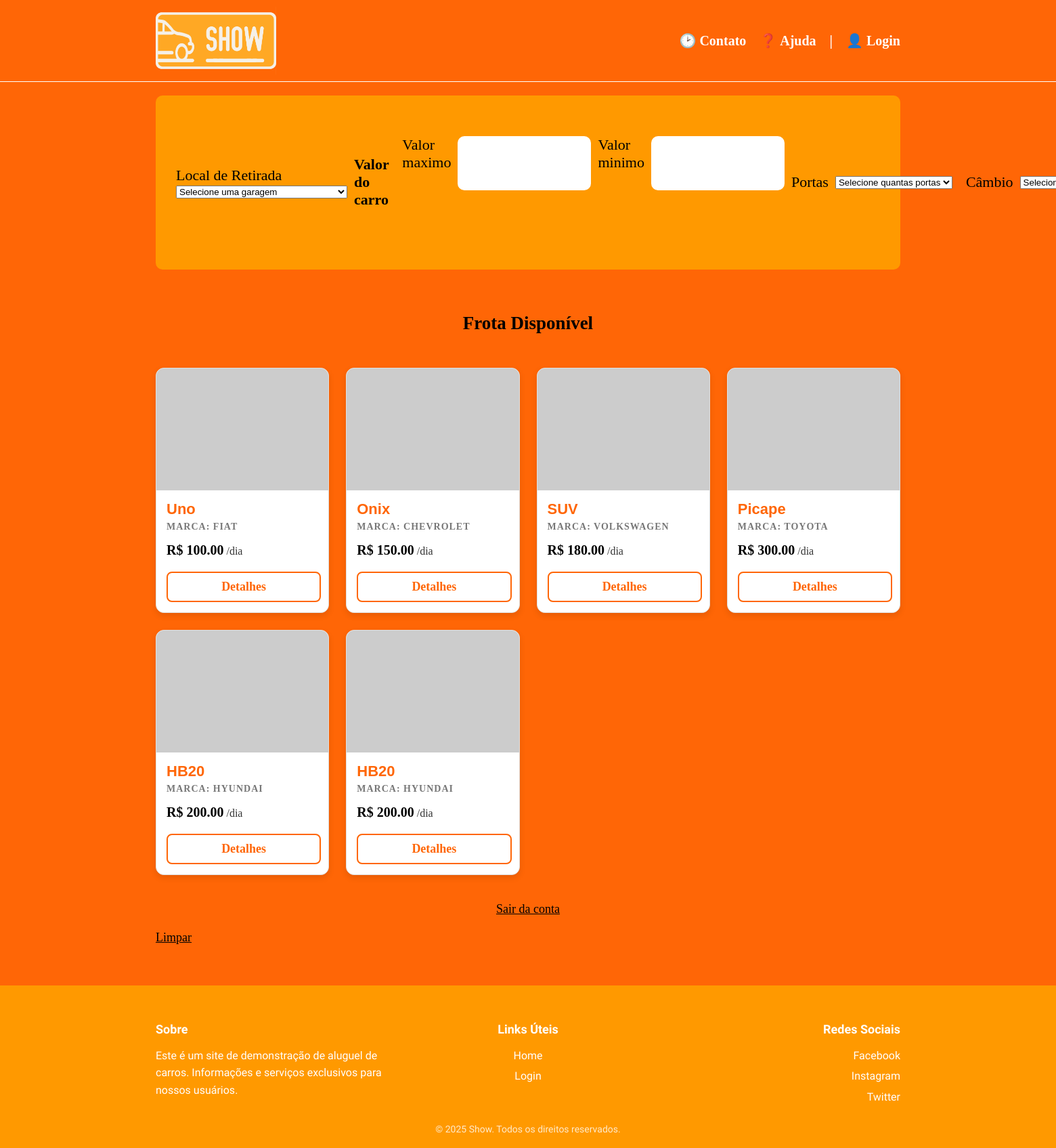
The page / on the database its author committed.
### projeto_agostinhov1.1/models.py (models this page shows, shortened)
class Veiculo(Base):
    __tablename__ = "veiculos"
    id = Column("id", Integer, primary_key=True, autoincrement=True)
    portas = Column("portas", Integer, nullable=False)
    preco_diaria = Column("preco_diaria", Numeric(10, 2), nullable=False)
    placa = Column("placa", String(7), nullable=False)
    cor = Column("cor", String(100), nullable=False)
    preco_compra = Column("preco_compra", Numeric(10, 2), nullable=False)
    capacidade_pessoas = Column("capacidade_pessoas", Integer, nullable=False)
    quilometragem = Column("quilometragem", Integer, nullable=False)
    cambio = Column("cambio", String(100), nullable=False)
    airbags = Column("airbags", Boolean, nullable=False)
    ar_condicionado = Column("ar_condicionado", Boolean, nullable=False)
    disponivel = Column("disponivel", Boolean, nullable=False)
    id_fornecedor = Column("id_fornecedor", Integer, ForeignKey("fornecedores.id"), nullable=False)
    id_garagem = Column("id_garagem", Integer, ForeignKey("garagens.id"), nullable=False)
    id_plano_seguro = Column("id_plano_seguro", Integer, ForeignKey("plano_seguros.id"), nullable=False)
    id_marca = Column("id_marca", Integer, ForeignKey("marcas.id"), nullable=False)
    id_modelo = Column("id_modelo", Integer, ForeignKey("modelos.id"), nullable=False)
    id_categoria = Column("id_categoria", Integer, ForeignKey("categorias.id"), nullable=False)
    id_combustivel = Column("id_combustivel", Integer, ForeignKey("combustiveis.id"), nullable=False)

class Modelo(Base):
    __tablename__ = "modelos"
    id = Column("id", Integer, primary_key=True, autoincrement=True)
    nome = Column("nome", String(255), nullable=False)
    descricao = Column("descricao", String(255))

class Marca(Base):
    __tablename__ = "marcas"
    id = Column("id", Integer, primary_key=True, autoincrement=True)
    nome = Column("nome", String(255), nullable=False)
    descricao = Column("descricao", String(255))

### projeto_agostinhov1.1/app.py (the view)
@app.route("/", methods=["GET","POST"])
def pagina_inicial():
    sessao =Sessao()
    carros_filtrados_ids = session.get("carros_filtrados_ids")
    if carros_filtrados_ids==[]:
        carros = []
        mensagem = "Sua filtragem não encontrou resultados, tente outra combinção de filtragem"
        print("Nenhum carro cumpre os filtros")
    elif carros_filtrados_ids is not None:
        carros = sessao.query(Veiculo).filter(Veiculo.id.in_(carros_filtrados_ids)).all()
        print("OIIIIIIIIIIIII")
        mensagem = ""
    else:
        carros = sessao.query(Veiculo).all()
        mensagem=""
    modelos = sessao.query(Modelo).all()
    marcas = sessao.query(Marca).all()
    garagens = sessao.query(Garagem).all()
    local_retirada = session.get("local_retirada")
    valor_maximo = session.get("valor_maximo")
    valor_minimo = session.get("valor_minimo")
    porta = session.get("porta")
    cambio = session.get("cambio")
    marca = session.get("marca")
    modelo = session.get("modelo")
    if session.get("funcionario_id"):
        funcionario = sessao.query(Funcionario).filter_by(id = session.get("funcionario_id")).first()
        if funcionario:
            cargo = funcionario.cargo
        else:
            cargo=None
    else:
        cargo=None
    sessao.close()
    return render_template("pagina_inicial.html", carros_cadastrados=carros, cargo = cargo, modelos = modelos, marcas = marcas, garagens = garagens, local_retirada=local_retirada,valor_maximo=valor_maximo,valor_minimo=valor_minimo,porta=porta,cambio=cambio,modelo=modelo,marca=marca, mensagem=mensagem)

### projeto_agostinhov1.1/templates/pagina_inicial.html (shortened to what this page needs)
{% extends "base.html" %}
{% block conteudo_principal %}
<div class="painel_pesquisa">
    <form class="formulario_pesquisa" action="/filtrar" method="post">
        <div class="local_retirada">
            <label>Local de Retirada</label>
            <select type="text" name="local_retirada">
                <option value="">Selecione uma garagem</option>
            </select>
        </div>
        <div class="data" title="Data de retirada e horário">
            <label><h4>Valor do carro</h4></label>
            <br>
            <label>Valor maximo</label>
            <input name="maximo" type="number"/>
            <label>Valor minimo</label>
            <input name="minimo" type="number"/>
        </div>
        <label>Portas</label>
        <select type="number" name="porta">
            <option value="">Selecione quantas portas</option>
        </select>
        <br>
        <label>Câmbio</label>
        <select type="text" name="cambio">
            <option value="">Selecione um cambio</option>
        </select>
    </form>
</div>
<br><br>
{% if carros_cadastrados %}
    <h2 style="text-align: center; margin-bottom: 30px;">Frota Disponível</h2>
    <div class="frota_container">
        {% for carro in carros_cadastrados %}
            {% if carro and carro.disponivel %}
                <div class="card_carro">
                    <div class="card_img_wrapper">
                        <img src="{{ url_for('static', filename='imagens/' ~ carro.id_modelo|lower ~ '.jpg') }}"
                             alt="Foto do {{ carro.id_modelo }}"
                             onerror="this.onerror=null;this.src='https://via.placeholder.com/300x200?text=Sem+Foto';">
                    </div>
                    <div class="card_info">
                        {% for modelo in modelos %}
                         {% if carro.id_modelo == modelo.id %}
                            <h3 class="card_modelo">{{ modelo.nome }}</h3>
                        {% endif %}
                        {% endfor %}
                        {% for marca in marcas %}
                        {% if carro.id_marca == marca.id %}
                        <p class="card_marca">Marca: {{ marca.nome }}</p>
                        {% endif %}
                        {% endfor %}
                        <div class="card_preco">
                            <span>R$ {{ carro.preco_diaria }}</span> /dia
                        </div>
                        <a href="{{ url_for('detalhar_carro', carro_id = carro.id) }}" class="botao_detalhes">Detalhes</a>
                    </div>
                </div>
            {% endif %}
        {% endfor %}
    </div>
{% else %}
    <p style="text_align: center;">Não há carros cadastrados ou disponíveis no momento.</p>
{% endif %}
<div style="text-align: center; margin-top: 20px;">
    <a href="/logout">Sair da conta</a>
</div>
    <br>
    <a href="/logout">Limpar</a>
{% endblock %}

### projeto_agostinhov1.1/templates/base.html (shortened to what this page needs)
<!DOCTYPE html>
<html lang="pt-BR">
<head>
    <link rel="stylesheet" href="{{ url_for('static', filename='estilo.css') }}">
</head>
<body>
        <header>
        <div class="container">
            <a href="/" class="logo">
                <img src="{{ url_for('static', filename='imagens/Isologo Show.png') }}" alt="Show" />
            </a>
            <nav>
                <a href="#" class="icon-contato">Contato</a>
                <a href="#" class="icon-ajuda">Ajuda</a>
                <span>|</span>
                <a href="/login" class="icon-login">Login</a>
            </nav>
        </div>
    </header>
    <main>
        <div class="conteudo_principal">
        {% block conteudo_principal %}{% endblock %}
        </div>
    </main>
    <footer>
    <div class="footer_container">
        <div class="footer_section">
            <h4>Sobre</h4>
            <p>Este é um site de demonstração de aluguel de carros. Informações e serviços exclusivos para nossos usuários.</p>
        </div>
        <div class="footer_section">
            <h4>Links Úteis</h4>
            <ul>
                <li><a href="/">Home</a></li>
                <li><a href="/login">Login</a></li>
            </ul>
        </div>
        <div class="footer_section">
            <h4>Redes Sociais</h4>
            <ul class="socials">
                <li><a href="#">Facebook</a></li>
                <li><a href="#">Instagram</a></li>
                <li><a href="#">Twitter</a></li>
            </ul>
        </div>
    </div>
    <div class="footer_bottom">
        &copy; 2025 Show. Todos os direitos reservados.
    </div>
</footer>
</body>
</html>

### projeto_agostinhov1.1/static/estilo.css (style rules this page uses)
.container { max-width: 500px; margin: 0 auto; }
body { font-family: "Canva Sans"; font-size: 18px; color: #000000; background-color: #ff6606; margin: 0; min-height: 100vh; display: flex; flex-direction: column; }
header { background-color: #ff6606; padding: 10px 0; display: flex; justify-content: center; border-bottom: 1px solid #fff; }
header .container { max-width: 1100px; width: 100%; display: flex; align-items: center; justify-content: space-between; }
.logo { display: flex; align-items: center; }
.logo img { height: 100px; margin-right: 10px; }
nav { display: flex; align-items: center; gap: 20px; color: white; font-weight: 600; font-size: 20px; }
nav a { color: white; text-decoration: none; display: flex; align-items: center; gap: 5px; }
.icon-contato::before { content: "\1F551"; }
.icon-ajuda::before { content: "\2753"; }
.icon-login::before { content: "\1F464"; }
label { display: block; color: black; font-weight: 500; font-size: 22px; }
a { color: #000000; }
.conteudo_principal { max-width: 1100px; width: 100%; margin: 0 auto; }
.painel_pesquisa { background-color: #ff9900; padding: 60px 30px; border-radius: 10px; max-width: 1100px; margin: 0 auto; margin-top: 20px; }
.formulario_pesquisa { display:flex; gap: 10px; width: 100%; align-items: center; }
.formulario_pesquisa input { height: 80px; padding: 0 10px; box-sizing: border-box; border-radius: 10px; border:none; }
.local_retirada { flex: 4; }
.data { flex: 3; display: flex; gap: 10px; }
main { flex: 1; }
footer { background-color: #ff9900; color: #fff; padding: 30px 20px 20px 20px; margin-top: 60px; font-family: "Work Sans", sans-serif; }
.footer_container { max-width: 1100px; margin: 0 auto; display: flex; flex-wrap: wrap; }
.footer_section { flex: 1; min-width: 200px; }
.footer_section:first-child { text-align: left; }
.footer_section:nth-child(2) { text-align: center; }
.footer_section:last-child { text-align: right; }
.footer_section h4 { font-size: 18px; margin-bottom: 10px; font-weight: bold; }
.footer_section p, .footer_section ul { font-size: 16px; line-height: 1.6; list-style: none; padding: 0; }
.footer_section ul li { margin-bottom: 5px; }
.footer_section ul li a { color: #fff; text-decoration: none; }
.footer_bottom { text-align: center; margin-top: 10px; font-size: 14px; opacity: 0.8; }
.frota_container { display: grid; grid-template-columns: repeat(auto-fill, minmax(250px, 1fr)); gap: 25px; padding: 20px 0; max-width: 1100px; margin: 0 auto; }
.card_carro { background-color: #ffffff; border-radius: 12px; overflow: hidden; box-shadow: 0 4px 10px rgba(0, 0, 0, 0.1); transition: transform 0.3s ease, box-shadow 0.3s ease; display: flex; flex-direction: column; border: 1px solid #e0e0e0; }
.card_img_wrapper { width: 100%; height: 180px; background-color: #f0f0f0; display: flex; align-items: center; justify-content: center; }
.card_img_wrapper img { width: 100%; height: 100%; object-fit: cover; }
.card_info { padding: 15px; display: flex; flex-direction: column; flex-grow: 1; }
.card_modelo { font-family: "Bumblebee", sans-serif; font-size: 22px; color: #ff6606; margin: 0 0 5px 0; }
.card_marca { font-size: 14px; color: #777; margin: 0 0 15px 0; text-transform: uppercase; font-weight: 600; letter-spacing: 1px; }
.card_preco { font-size: 16px; color: #333; margin-bottom: 20px; }
.card_preco span { font-weight: bold; font-size: 20px; color: #000; }
.botao_detalhes { margin-top: auto; display: block; width: 100%; padding: 10px 0; text-align: center; background-color: transparent; color: #ff6606; border: 2px solid #ff6606; border-radius: 8px; text-decoration: none; font-weight: bold; transition: all 0.2s; visibility: visible !important; }

### rows shown on the page
Veiculo: disponivel True (drawn), preco_diaria "100.00"
Modelo: nome "Uno"
Marca: nome "FIAT"
Veiculo: disponivel True (drawn), preco_diaria "150.00"
Modelo: nome "Onix"
Marca: nome "CHEVROLET"
Veiculo: disponivel True (drawn), preco_diaria "180.00"
Modelo: nome "SUV"
Marca: nome "VOLKSWAGEN"
Veiculo: disponivel True (drawn), preco_diaria "300.00"
Modelo: nome "Picape"
Marca: nome "TOYOTA"
Veiculo: disponivel True (drawn), preco_diaria "200.00"
Modelo: nome "HB20"
Marca: nome "HYUNDAI"
Veiculo: disponivel True (drawn), preco_diaria "200.00"
